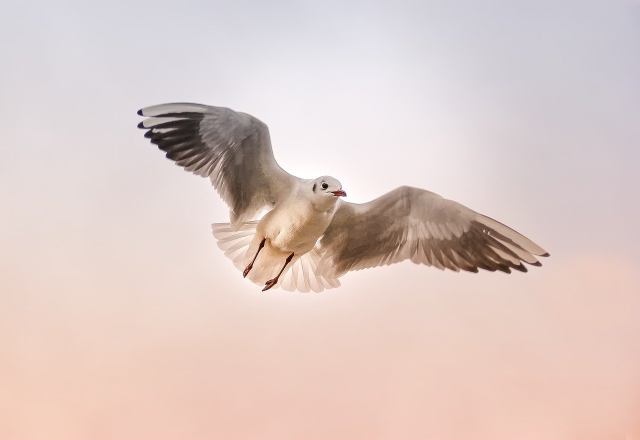
#> input picture Images processing openedu/4/4_1.jpg, 1280 x 879 px (shown at 1/2 size)
$ jupyter execute main.ipynb
#> lines starting #> are read from the running program, lines starting #| are printed output that depends on the picture; long printed decimals are rounded
# Task 1

[cell 1]
import cv2
import numpy as np
import matplotlib.pyplot as plt

[cell 2]
image_path = '4_1.jpg'

[cell 3]
img = cv2.imread(image_path)
#> img is the input picture: shape (879, 1280, 3); mean B, G, R 198.2, 202.9, 221.5
img = cv2.cvtColor(img, cv2.COLOR_BGR2GRAY)
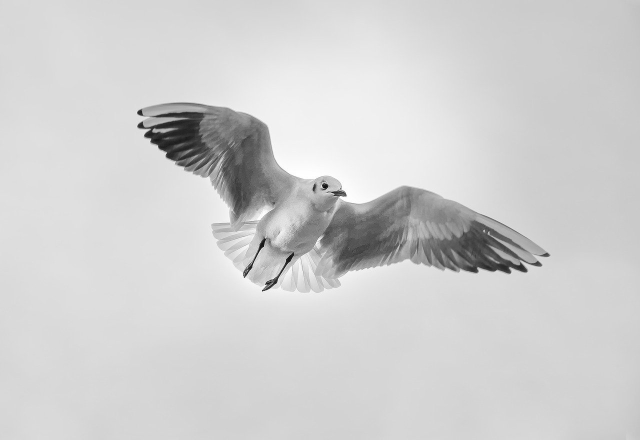
#> img: shape (879, 1280) (shown at 1/2 size); min 1, max 255, mean 207.9

# Выполнение дискретного преобразования Фурье
f_transform = np.fft.fft2(img)
print(f_transform[521, 1151])
#| (6831.004-1906.875492496486j)

[cell 4]
fshift = np.fft.fftshift(f_transform)
fshift[439][640] == f_transform[0][0]
#> Out = True

# fshift.shape

[cell 5]
magnitude_spectrum = np.abs(fshift)
# plt.imshow(magnitude_spectrum, cmap='gray')
print('min:', np.min(magnitude_spectrum), 'max:', np.max(magnitude_spectrum))
#| min: 2.150 max: 233949777.0

[cell 6]
magnitude_spectrum = np.log(1+np.abs(fshift))
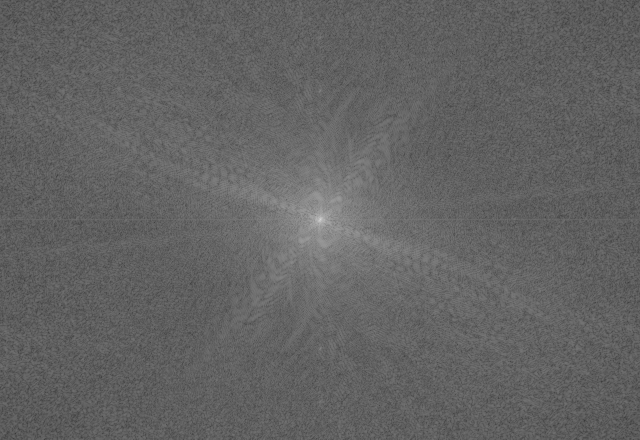
#> magnitude_spectrum: shape (879, 1280) float64 (shown at 1/2 size); min 1.15, max 19.27, mean 8.19; drawn with min black and max white
minn = np.min(magnitude_spectrum)
#> minn = 1.15
maxx = np.max(magnitude_spectrum)
#> maxx = 19.27
print(maxx - minn)
#| 18.123

[cell 7]
fshift[439 - 80 : 439 + 80, 640 - 80 : 640 + 80] = 0
magnitude_spectrum = np.log(1 + np.abs(fshift))
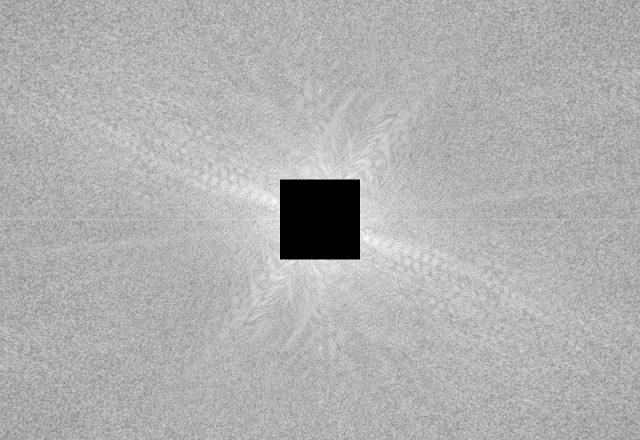
#> magnitude_spectrum: shape (879, 1280) float64 (shown at 1/2 size); min 0, max 11.51, mean 7.95; drawn with min black and max white
plt.imshow(magnitude_spectrum, cmap = 'gray')

[cell 8]
f_ishift = np.fft.ifftshift(fshift)
img_back = np.fft.ifft2(f_ishift)
img_back = np.abs(img_back)
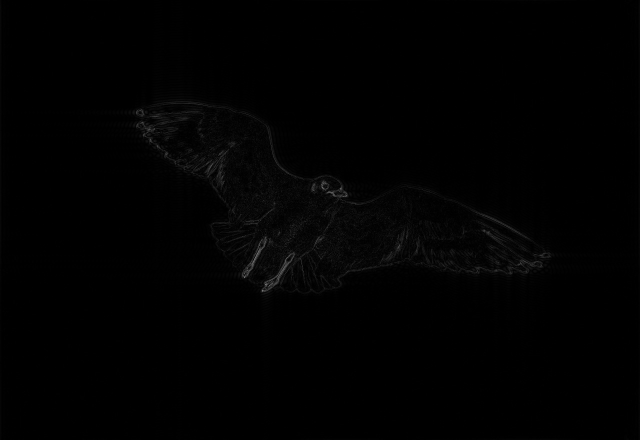
#> img_back: shape (879, 1280) float64 (shown at 1/2 size); min 0.000311, max 185.4, mean 1.8
plt.imshow(img_back, cmap = 'gray')
img_back[661][441]
#> Out = 0.249

# Task 2

[cell 9]
image_path = '4_2.jpg'

[cell 10]
img = cv2.imread(image_path)
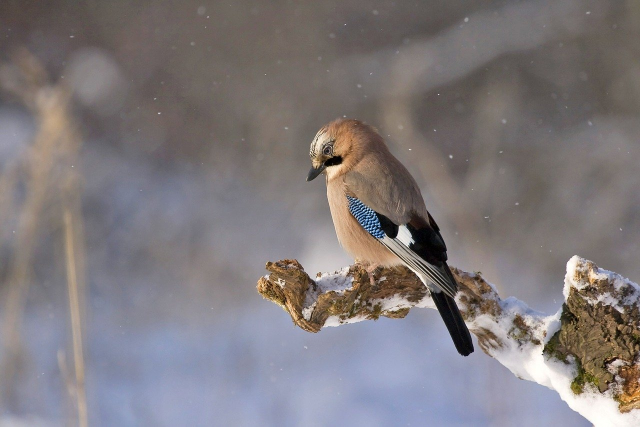
#> input picture Images processing openedu/4/4_2.jpg, 1280 x 853 px (shown at 1/2 size)
#> img is the input picture: shape (853, 1280, 3); mean B, G, R 124, 121.7, 127.4
# img = cv2.cvtColor(img, cv2.COLOR_BGR2GRAY)
laplacian = cv2.Laplacian(img, -1)
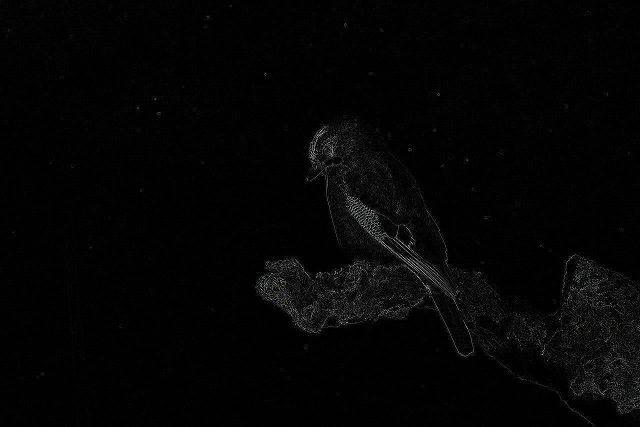
#> laplacian: shape (853, 1280, 3) (shown at 1/2 size); mean B, G, R 4.6, 4.5, 4.6
plt.imshow(laplacian, cmap='gray')
# print('Сумма интенсивностей:', np.sum(laplacian))
b, g, r = cv2.split(laplacian)
print(np.sum(b) + np.sum(g) + np.sum(r))
#| 14951490

[cell 11]
canny = cv2.Canny(img, 100, 200)
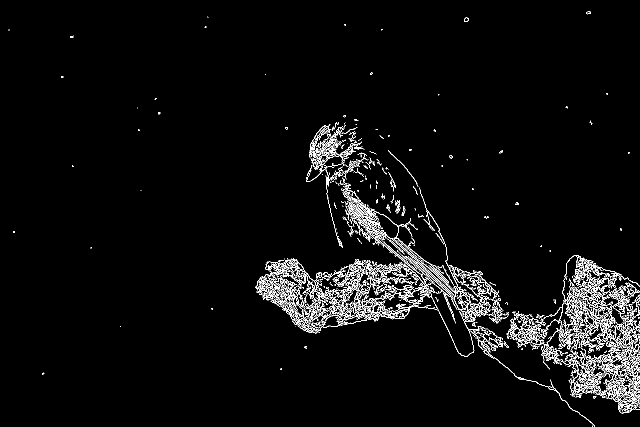
#> canny: shape (853, 1280) (shown at 1/2 size); 3.4% white in thin lines or dots
plt.imshow(canny, cmap='gray')
np.sum(canny)
#> Out = 9443160
